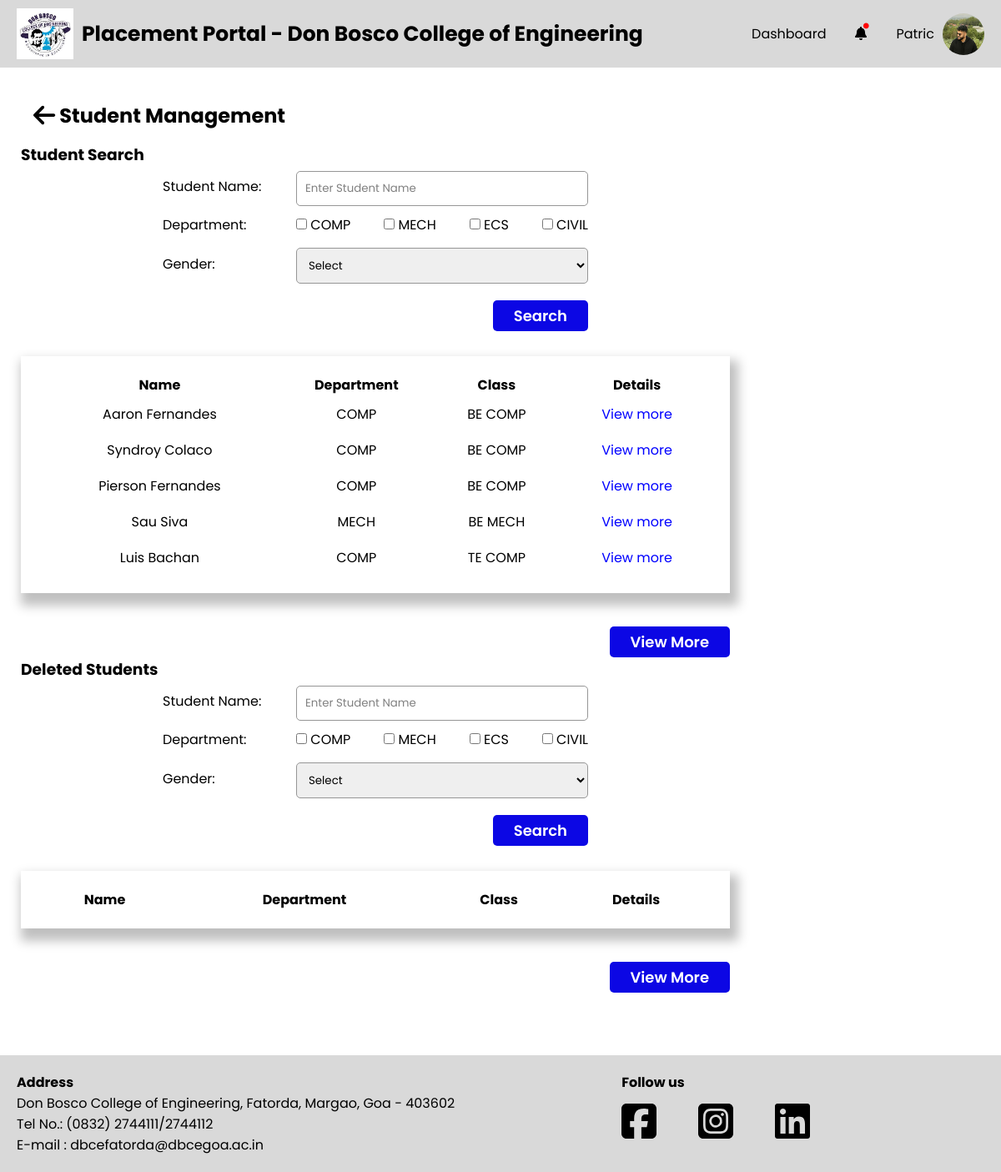
Before: /PlacementCoordinator/student-management.php (signed in) with the older database file.
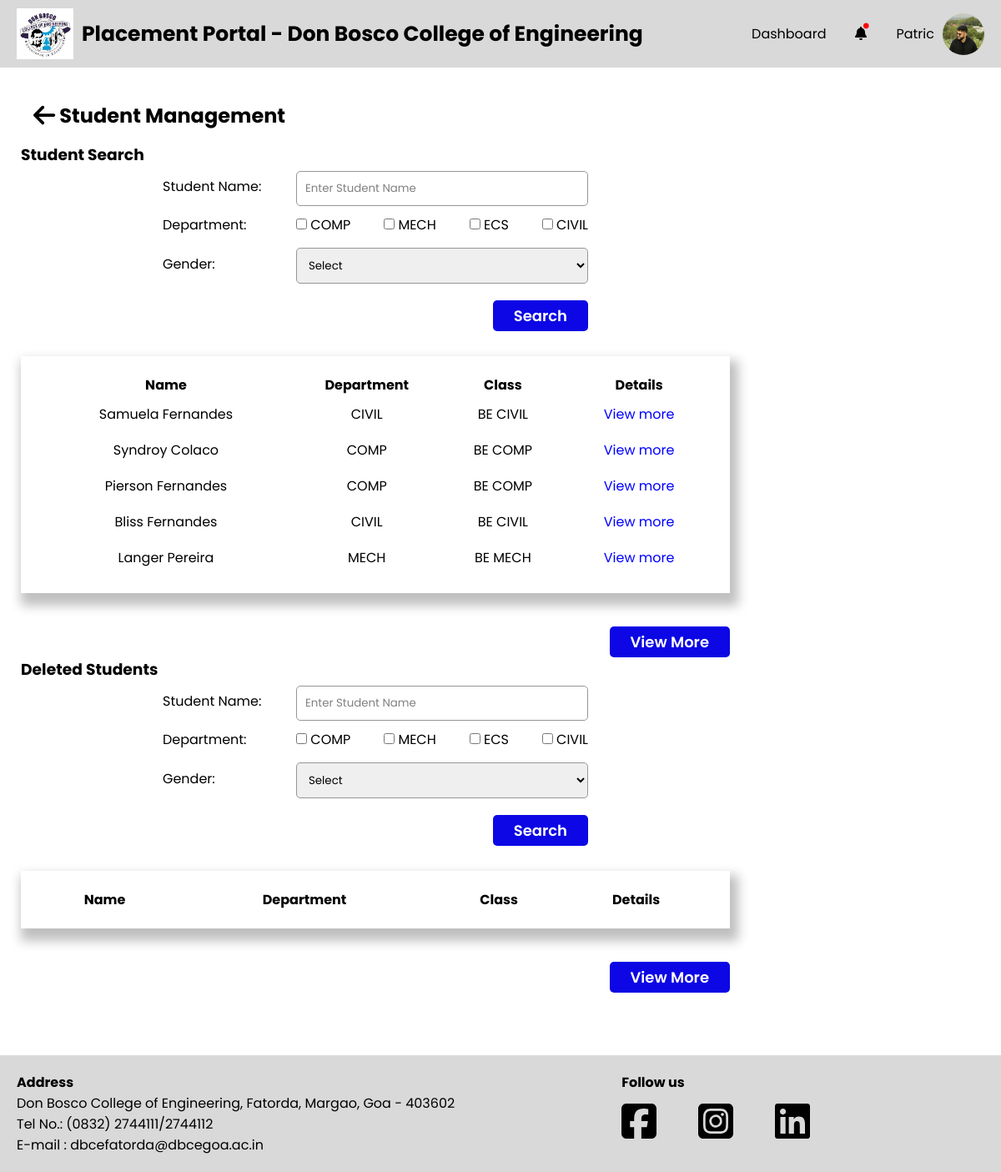
After: the same page with the newer database file.
### tables this page shows
CREATE TABLE `department` (
  `Dept_id` int(11) NOT NULL,
  `Dept_name` varchar(255) NOT NULL
);

CREATE TABLE `student` (
  `S_College_Email` varchar(255) NOT NULL,
  `S_Fname` varchar(255) NOT NULL,
  `S_Mname` varchar(255) NOT NULL,
  `S_Lname` varchar(255) NOT NULL,
  `S_Personal_Email` varchar(255) NOT NULL,
  `S_Address` text NOT NULL,
  `S_Phone_no` varchar(20) NOT NULL,
  `S_Roll_no` varchar(50) NOT NULL,
  `S_PR_No` varchar(50) NOT NULL,
  `S_10th_Perc` decimal(5,2) NOT NULL,
  `S_12th_Perc` decimal(5,2) NOT NULL,
  `S_Password` varchar(255) NOT NULL,
  `S_Resume` varchar(255) NOT NULL,
  `S_Profile_pic` varchar(255) NOT NULL,
  `S_10th_marksheet` varchar(255) NOT NULL,
  `S_12th_marksheet` varchar(255) NOT NULL,
  `S_Class_id` int(11) DEFAULT NULL,
  `S_Year_of_Admission` year(4) NOT NULL,
  `Gender` varchar(1) NOT NULL,
  `PLACED` varchar(10) NOT NULL DEFAULT 'No',
  `registration_complete` tinyint(4) NOT NULL DEFAULT 0
);

CREATE TABLE `class` (
  `Class_id` int(11) NOT NULL,
  `Class_name` varchar(255) NOT NULL,
  `Dept_id` int(11) DEFAULT NULL
);

### PlacementCoordinator/tpo-utility-functions.php (called while the page is built, shortened)
<?php
function fetchStudents($isDeleted, $sname = null, $departments = [], $gender = null) {
    global $conn;
    $table = $isDeleted ? 'deletedstudents' : 'student';
    $query = "SELECT s.S_College_Email as semail, s.S_Fname as fname, s.S_Lname as lname, c.Class_name as cname, d.Dept_name as dname
              FROM $table as s
              INNER JOIN class as c ON c.Class_id = s.S_Class_id
              INNER JOIN department as d ON d.Dept_id = c.Dept_id
              WHERE 1=1";
    $params = [];
    $query .= " LIMIT 5";
    $stmt = $conn->prepare($query);
    $stmt->execute();
    return $stmt->get_result();
}

### PlacementCoordinator/student-management.php (the view, shortened to what this page needs)
<?php
require "../conn.php";
include "./tpo-utility-functions.php";
if (isset($_POST["student-search-button"])) {
    $sname = !empty($_POST['sname']) ? $_POST['sname'] : null;
    $departments = !empty($_POST['departments']) ? $_POST['departments'] : [];
    $gender = !empty($_POST['gender']) ? $_POST['gender'] : null;
    $studentsResult = fetchStudents(false, $sname, $departments, $gender);
    $studentSearch = true;
} else {
    $studentsResult = fetchStudents(false);
}
?>
<!DOCTYPE html>
<html lang="en">
<head>
    <?php include './head.php' ?>
    <link rel="stylesheet" href="./css/student-management.css">
</head>
<body>
    <div id="wrapper">
        <?php include './header.php' ?>
        <div class="container">
            <?php include './sidebar.php' ?>
            <div class="main-container">
                <div class="main-container-header">
                    <h2 class="main-container-heading">
                        <a href="./dashboard.php">
                            <i class="fa-solid fa-arrow-left fa-lg" style="color: #000000;"></i>
                        </a>
                        Student Management
                    </h2>
                </div>
                <h3>Student Search</h3>
                <div class="form-adjust">
                    <form action="" method="post">
                        <div class="inputbox">
                            <label for="">Student Name:</label>
                            <input type="text" name="sname" placeholder="Enter Student Name">
                        </div>
                        <div class="departmentbox">
                            <label for="">Department:</label>
                            <div class="Checkbox">
                                <?php
                                $fetchDepartmentQuery = "SELECT Dept_name as dname FROM department;";
                                $fetchDepartment = $conn->prepare($fetchDepartmentQuery);
                                $fetchDepartment->execute();
                                $result = $fetchDepartment->get_result();
                                while ($row = $result->fetch_assoc()) {
                                    echo '<div>
                                            <input name="departments[]" value="' . htmlspecialchars($row["dname"]) . '" type="checkbox">
                                            <label for="">' . htmlspecialchars($row["dname"]) . '</label>
                                          </div>';
                                }
                                ?>
                            </div>
                        </div>
                        <div class="inputbox">
                            <label for="">Gender:</label>
                            <select name="gender" id="">
                                <option value="" selected>Select</option>
                            </select>
                        </div>
                        <div class="search-button-container">
                            <button name="student-search-button" class="search-button">Search</button>
                        </div>
                    </form>
                </div>
                <div class="sections">
                    <table>
                        <tr>
                            <th>Name</th>
                            <th>Department</th>
                            <th>Class</th>
                            <th>Details</th>
                        </tr>
                        <?php
                        while ($student = $studentsResult->fetch_assoc()) {
                            echo '<tr>
                                <td>' . htmlspecialchars($student["fname"]) . ' ' . htmlspecialchars($student["lname"]) . '</td>
                                <td>' . htmlspecialchars($student["dname"]) . '</td>
                                <td>' . htmlspecialchars($student["cname"]) . '</td>
                                <td><a href="student-management-view-student.php?semail='.$student["semail"].'">View more</a></td>
                            </tr>';
                        }
                        ?>
                    </table>
                </div>
                <div class="button-container">
                    <a href="./student-management-search-students.php"><button class="viewmore-button">View More</button></a>
                </div>
                <h3>Deleted Students</h3>
                <div class="form-adjust">
                    <form action="" method="post">
                    <div class="inputbox">
                            <label for="">Student Name:</label>
                            <input type="text" name="d_sname" placeholder="Enter Student Name">
                        </div>
                        <div class="departmentbox">
                            <label for="">Department:</label>
                            <div class="Checkbox">
                                <?php
                                $fetchDepartmentQuery = "SELECT Dept_name as dname FROM department;";
                                $fetchDepartment = $conn->prepare($fetchDepartmentQuery);
                                $fetchDepartment->execute();
                                $result = $fetchDepartment->get_result();
                                while ($row = $result->fetch_assoc()) {
                                    echo '<div>
                                            <input name="d_departments[]" value="' . htmlspecialchars($row["dname"]) . '" type="checkbox">
                                            <label for="">' . htmlspecialchars($row["dname"]) . '</label>
                                          </div>';
                                }
                                ?>
                            </div>
                        </div>
                        <div class="inputbox">
                            <label for="">Gender:</label>
                            <select name="d_gender" id="">
                                <option value="" selected>Select</option>
                            </select>
                        </div>
                        <div class="search-button-container">
                            <button name="d_student-search-button" class="search-button">Search</button>
                        </div>
                    </form>
                </div>
                <div class="sections">
                    <table>
                        <tr>
                            <th>Name</th>
                            <th>Department</th>
                            <th>Class</th>
                            <th>Details</th>
                        </tr>
                    </table>
                </div>
                <div class="button-container">
                    <a href="./student-management-deleted-students.php"><button class="viewmore-button">View More</button></a>
                </div>
            </div>
        </div>
        <?php include './footer.php' ?>
    </div>
</body>
</html>

### PlacementCoordinator/head.php (shortened to what this page needs)
<link rel="stylesheet" href="./css/header.css">
<link rel="stylesheet" href="./css/footer.css">
<link rel="stylesheet" href="./css/sidebar.css">
<link rel="stylesheet" href="./css/root.css">

### PlacementCoordinator/header.php
<header>
    <div class="header-container">
        <div class="left-part">
            <img src="../Assets/dbce-logo.jpeg" alt="" class="logo">
            <h2>Placement Portal - Don Bosco College of Engineering</h2>
        </div>
        <ul class="right-part">
            <a href="./dashboard.php"><li>Dashboard</li></a>
            <div class="notifications">
                <a href="./notifications.php"><div class="dot">.</div><i class="fa-solid fa-bell"></i></a>
            </div>
          <a href="./tpo-profile.php"> <li class="profile-container">
                <span>Patric</span>
                <img src="../Assets/profile.jpg" alt="">
            </li></a>
        </ul>
    </div>
</header>

### PlacementCoordinator/footer.php
<footer>
    <div class="footer-container">
        <div class="left-footer-part">
            <h4>Address</h4>
            <p>Don Bosco College of Engineering, Fatorda, Margao, Goa - 403602<br>Tel No.: (0832)
                2744111/2744112<br>E-mail : dbcefatorda@dbcegoa.ac.in</p>
        </div>
        <div class="right-footer-part">
            <h4>Follow us</h4>
            <div class="social-icons-list">
                <a href="https://www.linkedin.com/school/don-bosco-college-of-engineering-fatorda-goa/"><i class="ico fa-brands fa-square-facebook fa-3x"></i></a>
                <a href="https://www.instagram.com/dbce_fatorda/"><i class="ico fa-brands fa-square-instagram fa-3x"></i></a>
                <a href="https://www.facebook.com/p/Don-Bosco-College-of-EngineeringFatorda-Goa-100063749630574/"><i class="ico fa-brands fa-linkedin fa-3x"></i></a>
            </div>
        </div>
    </div>
</footer>

### PlacementCoordinator/css/header.css (style rules this page uses)
header { padding: 10px 20px; background-color: var(--primary-grey); }
.header-container { display: flex; justify-content: space-between; }
.left-part { display: flex; align-items: center; gap: 10px; user-select: none; }
.notifications { position: relative; }
.dot { font-size:55px; position: absolute; top: -55px; left: 7px; color: red; }
.left-part > img { width: 68px; }
.left-part > h2 { font-size: 25px; }
.right-part { list-style-type: none; display: flex; align-items: center; gap: 35px; }
.right-part li { cursor: pointer; }
.profile-container { display: flex; align-items: center; gap: 10px; }
.profile-container > img { width:50px; height: 50px; border-radius: 50%; }

### PlacementCoordinator/css/footer.css (style rules this page uses)
footer { z-index: 99; padding: 20px; background-color: var(--primary-grey); }
.footer-container { max-width: 1200px; margin: 0 auto; display: flex; gap: 200px; }
.social-icons-list { margin-top: 10px; display: flex; gap: 50px; }
.ico { cursor: pointer; }
a { all: unset; }

### PlacementCoordinator/css/root.css (style rules this page uses)
*,*::after,*::before { padding: 0; margin: 0; box-sizing: border-box; font-family: "Poppins", sans-serif; }
:root { --primary-blue : #0C07E4; --primary-grey : #d9d9d9; --primary-white : white; --primary-red : #FB1616; --secondary-grey : #969696; }

### PlacementCoordinator/css/student-management.css (style rules this page uses)
#wrapper { position: relative; }
.container { width: 100%; display:flex ; }
.main-container { width: 75%; padding: 25px; margin-bottom: 50px; }
.main-container-heading > a { cursor: pointer; }
.main-container-header { display: flex; justify-content: space-between; align-items: center; padding: 15px; }
.sections { position: relative; margin-top: 30px; box-shadow: 5px 10px 12.3px 5px rgba(0, 0, 0, .25); padding: 20px; margin-bottom: 40px; }
.form-adjust { width: 60%; margin: 0 auto; }
.inputbox { display: flex; justify-content: space-between; align-items: center; margin-bottom: 10px; }
.departmentbox { display: flex; justify-content: space-between; align-items: center; margin-bottom: 10px; }
.Checkbox { width: 350px; display:flex; justify-content: space-between; }
.inputbox input, select { border: 1px solid var(--secondary-grey); width: 350px; padding: 10px; border-radius: 5px; margin-top: 5px; outline: none; }
.inputbox input::placeholder { color:grey; }
.sections table { width: 100%; }
.sections td { padding: 8px; text-align: center; }
.sections a { cursor: pointer; color: blue; }
.button-container { display: flex; justify-content: flex-end; }
.viewmore-button { padding-block: 5px; padding-inline: 25px; border-radius: 5px; border: none; font-weight: 600; font-size: 18px; cursor: pointer; background-color: var(--primary-blue); color: var(--primary-white); }
.search-button { padding-block: 5px; padding-inline: 25px; border-radius: 5px; border: none; font-weight: 600; font-size: 18px; cursor: pointer; background-color: var(--primary-blue); color: var(--primary-white); }
.search-button-container { margin-top:20px; display:flex; justify-content: flex-end; }

Changed rows visible on the page:
removed student: S_Fname "Aaron", S_Lname "Fernandes", department.Dept_name "COMP", S_Class.Class_name "BE COMP"
removed student: S_Fname "Sau", S_Lname "Siva", department.Dept_name "MECH", S_Class.Class_name "BE MECH"
removed student: S_Fname "Luis", S_Lname "Bachan", department.Dept_name "COMP", S_Class.Class_name "TE COMP"
added student: S_Fname "Samuela", S_Lname "Fernandes", department.Dept_name "CIVIL", S_Class.Class_name "BE CIVIL"
added student: S_Fname "Bliss", S_Lname "Fernandes", department.Dept_name "CIVIL", S_Class.Class_name "BE CIVIL"
added student: S_Fname "Langer", S_Lname "Pereira", department.Dept_name "MECH", S_Class.Class_name "BE MECH"
